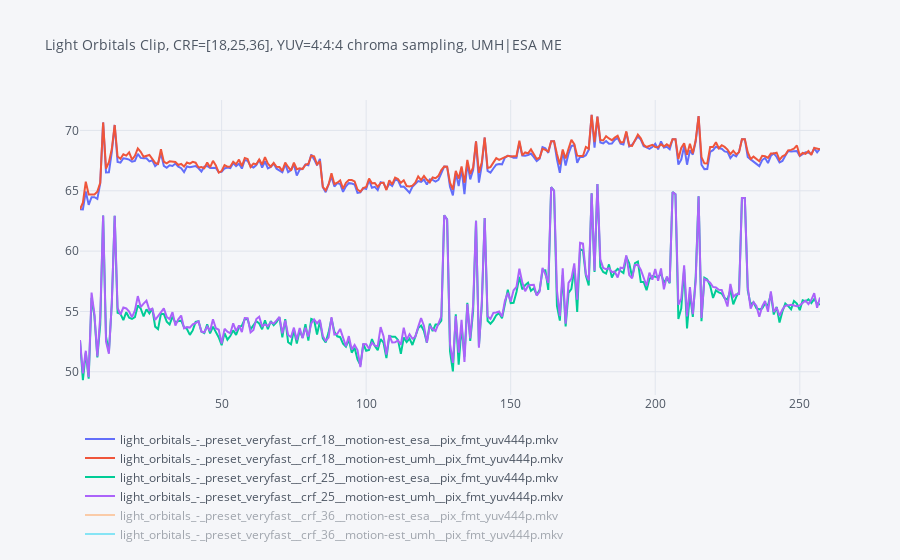

The notebook cell saved with this chart:
### Code cell
fig = go.Figure()
fig["layout"] = layout

# Plot the files with CRF=18 only
for k, v in dfs.items():
    #fig.add_trace(go.Scatter(x=["frame"], y=["psnr"]))
    if "yuv444p" in k:
        fig.add_trace(go.Scatter(x=dfs[k].index.values, y=dfs[k]["vmaf"], name=str(k)))
    #print(k)
fig.update_layout(title=dict(font=dict(size=14),text="Light Orbitals Clip, CRF=[18,25,36], YUV=4:4:4 chroma sampling, UMH|ESA ME"),legend=dict(orientation="h"))

### Figure 1 — Plotly figure (JSON) as saved in the notebook; plotly's stock layout.template omitted (floating-point values rounded to 4 significant figures; data arrays with more than 128 entries replaced by an {"elided": "..."} marker saying what was removed)
{"data": [{"name": "light_orbitals_-_preset_veryfast__crf_18__motion-est_esa__pix_fmt_yuv444p.mkv", "type": "scatter", "x": {"elided": "257 int values"}, "y": {"elided": "257 float values"}}, {"name": "light_orbitals_-_preset_veryfast__crf_18__motion-est_umh__pix_fmt_yuv444p.mkv", "type": "scatter", "x": {"elided": "257 int values"}, "y": {"elided": "257 float values"}}, {"name": "light_orbitals_-_preset_veryfast__crf_25__motion-est_esa__pix_fmt_yuv444p.mkv", "type": "scatter", "x": {"elided": "257 int values"}, "y": {"elided": "257 float values"}}, {"name": "light_orbitals_-_preset_veryfast__crf_25__motion-est_umh__pix_fmt_yuv444p.mkv", "type": "scatter", "x": {"elided": "257 int values"}, "y": {"elided": "257 float values"}}, {"name": "light_orbitals_-_preset_veryfast__crf_36__motion-est_esa__pix_fmt_yuv444p.mkv", "type": "scatter", "visible": "legendonly", "x": {"elided": "257 int values"}, "y": {"elided": "257 float values"}}, {"name": "light_orbitals_-_preset_veryfast__crf_36__motion-est_umh__pix_fmt_yuv444p.mkv", "type": "scatter", "visible": "legendonly", "x": {"elided": "257 int values"}, "y": {"elided": "257 float values"}}], "layout": {"autosize": true, "legend": {"bgcolor": "#F5F6F9", "font": {"color": "#4D5663"}, "orientation": "h"}, "paper_bgcolor": "#F5F6F9", "plot_bgcolor": "#F5F6F9", "title": {"font": {"color": "#4D5663", "size": 14}, "text": "Light Orbitals Clip, CRF=[18,25,36], YUV=4:4:4 chroma sampling, UMH|ESA ME"}, "xaxis": {"autorange": true, "gridcolor": "#E1E5ED", "range": [1, 257], "showgrid": true, "tickfont": {"color": "#4D5663"}, "title": {"font": {"color": "#4D5663"}, "text": ""}, "type": "linear", "zerolinecolor": "#E1E5ED"}, "yaxis": {"autorange": true, "gridcolor": "#E1E5ED", "range": [48.08, 72.52], "showgrid": true, "tickfont": {"color": "#4D5663"}, "title": {"font": {"color": "#4D5663"}, "text": ""}, "type": "linear", "zerolinecolor": "#E1E5ED"}}}
